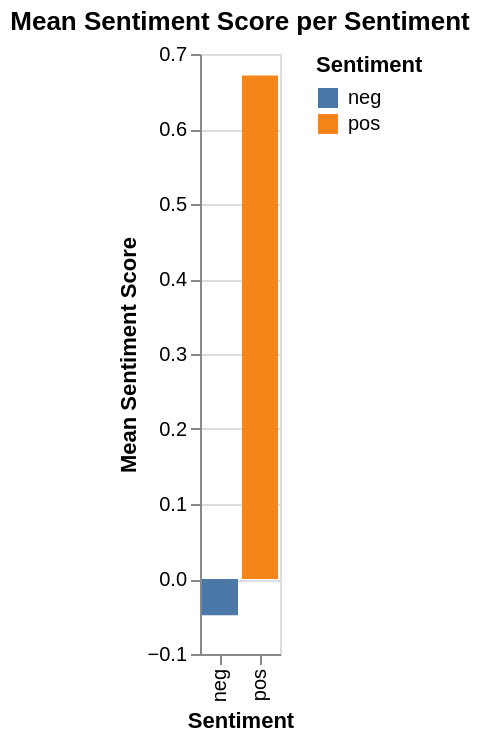

This figure's notebook cell:
### Code cell
!pip install "vl-convert-python>=1.6.0"

import altair as alt

# Prepare data for mean sentiment score by Sentiment
dfg_year = df_output.groupby('sentiment')['sentiment_score'].mean().reset_index()
dfg_year['sentiment'] = dfg_year['sentiment'].astype(str).str.replace(r'\\.0$', '', regex=True)

# Create the Altair bar chart for Sentiment Score by Sentiment
chart_year = alt.Chart(dfg_year).mark_bar().encode(
    x=alt.X('sentiment:N', title='Sentiment'), # Use :N for nominal (categorical) data
    y=alt.Y('sentiment_score:Q', title='Mean Sentiment Score'),
    color=alt.Color('sentiment:N', legend=alt.Legend(title="Sentiment")),
    tooltip=['sentiment', 'sentiment_score']
).properties(
    title='Mean Sentiment Score per Sentiment'
).interactive()

chart_year

### Figure 1 — Vega-Lite specification as saved in the notebook (floating-point values rounded to 4 significant figures)
{"config": {"view": {"continuousWidth": 300, "continuousHeight": 300}}, "data": {"name": "data-ad73b1c8fe07cbf542eea67708fb5fe0"}, "mark": {"type": "bar"}, "encoding": {"color": {"field": "sentiment", "legend": {"title": "Sentiment"}, "type": "nominal"}, "tooltip": [{"field": "sentiment", "type": "nominal"}, {"field": "sentiment_score", "type": "quantitative"}], "x": {"field": "sentiment", "title": "Sentiment", "type": "nominal"}, "y": {"field": "sentiment_score", "title": "Mean Sentiment Score", "type": "quantitative"}}, "params": [{"name": "param_1", "select": {"type": "interval", "encodings": ["x", "y"]}, "bind": "scales"}], "title": "Mean Sentiment Score per Sentiment", "$schema": "https://vega.github.io/schema/vega-lite/v5.20.1.json", "datasets": {"data-ad73b1c8fe07cbf542eea67708fb5fe0": [{"sentiment": "neg", "sentiment_score": -0.04821}, {"sentiment": "pos", "sentiment_score": 0.6714}]}}
